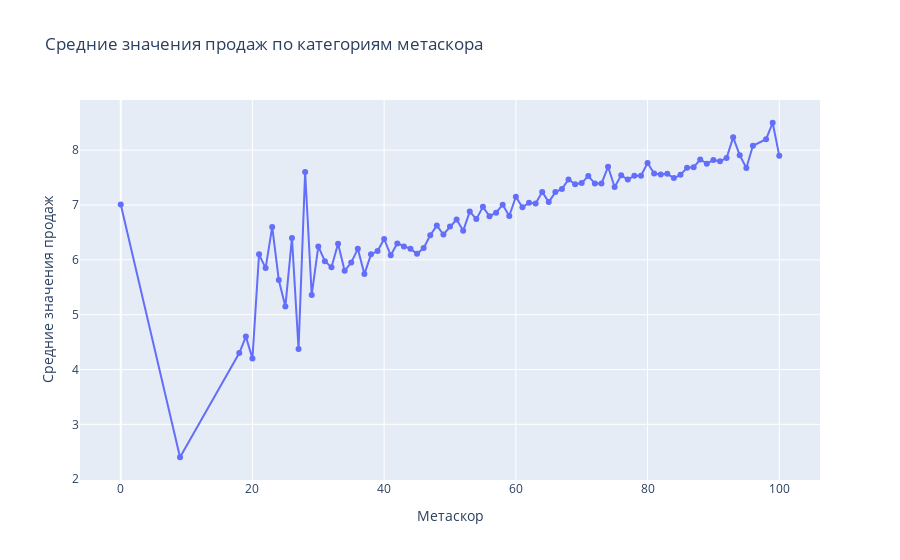

The cell this chart's notebook holds for it:
### Code cell
sales_df1 = df_work[[x for x in df_work.columns if 'rate' in x] + ['metascore']]
mean_sales_by_metascore = sales_df1.groupby('metascore').mean()

# Построение графика с использованием Plotly
fig = go.Figure(data=[
    go.Scatter(x=mean_sales_by_metascore.index, y=mean_sales_by_metascore[column], mode='markers+lines', name=column) 
    for column in mean_sales_by_metascore.columns
])

# Настройка макета графика
fig.update_layout(title='Средние значения продаж по категориям метаскора',
                   xaxis_title='Метаскор',
                   yaxis_title='Средние значения продаж')

### Figure 1 — Plotly figure (JSON) as saved in the notebook; plotly's stock layout.template omitted (floating-point values rounded to 4 significant figures)
{"data": [{"mode": "markers+lines", "name": "rate", "type": "scatter", "x": [0, 9, 18, 19, 20, 21, 22, 23, 24, 25, 26, 27, 28, 29, 30, 31, 32, 33, 34, 35, 36, 37, 38, 39, 40, 41, 42, 43, 44, 45, 46, 47, 48, 49, 50, 51, 52, 53, 54, 55, 56, 57, 58, 59, 60, 61, 62, 63, 64, 65, 66, 67, 68, 69, 70, 71, 72, 73, 74, 75, 76, 77, 78, 79, 80, 81, 82, 83, 84, 85, 86, 87, 88, 89, 90, 91, 92, 93, 94, 95, 96, 98, 99, 100], "y": [7.01, 2.4, 4.3, 4.6, 4.2, 6.1, 5.85, 6.6, 5.633, 5.15, 6.4, 4.375, 7.6, 5.36, 6.244, 5.975, 5.867, 6.292, 5.8, 5.95, 6.2, 5.74, 6.1, 6.16, 6.38, 6.082, 6.3, 6.244, 6.2, 6.111, 6.215, 6.447, 6.625, 6.463, 6.608, 6.735, 6.529, 6.88, 6.743, 6.967, 6.795, 6.859, 7.005, 6.8, 7.15, 6.958, 7.041, 7.028, 7.239, 7.054, 7.236, 7.294, 7.467, 7.379, 7.4, 7.53, 7.391, 7.39, 7.697, 7.328, 7.541, 7.464, 7.535, 7.532, 7.767, 7.576, 7.557, 7.569, 7.491, 7.55, 7.681, 7.69, 7.829, 7.755, 7.82, 7.8, 7.856, 8.233, 7.908, 7.675, 8.08, 8.2, 8.5, 7.9]}], "layout": {"title": {"text": "Средние значения продаж по категориям метаскора"}, "xaxis": {"title": {"text": "Метаскор"}}, "yaxis": {"title": {"text": "Средние значения продаж"}}}}
